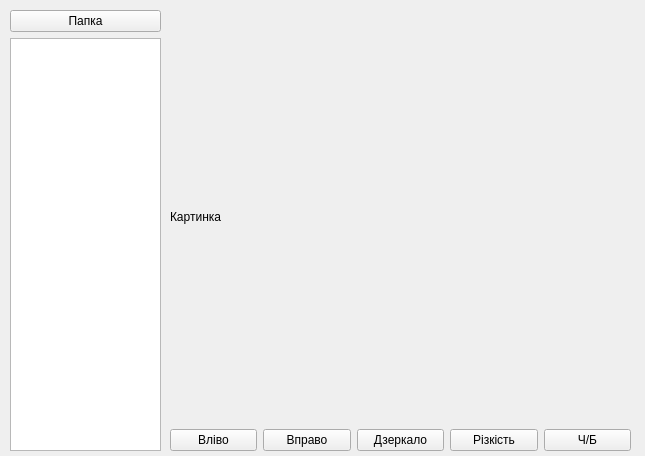
<?xml version="1.0" encoding="UTF-8"?>
<ui version="4.0">
 <class>mainWindow</class>
 <widget class="QWidget" name="mainWindow">
  <property name="windowModality">
   <enum>Qt::ApplicationModal</enum>
  </property>
  <property name="geometry">
   <rect>
    <x>0</x>
    <y>0</y>
    <width>645</width>
    <height>456</height>
   </rect>
  </property>
  <property name="sizePolicy">
   <sizepolicy hsizetype="Fixed" vsizetype="Fixed">
    <horstretch>0</horstretch>
    <verstretch>0</verstretch>
   </sizepolicy>
  </property>
  <property name="windowTitle">
   <string>East Editor</string>
  </property>
  <widget class="QWidget" name="verticalLayoutWidget">
   <property name="geometry">
    <rect>
     <x>10</x>
     <y>10</y>
     <width>151</width>
     <height>441</height>
    </rect>
   </property>
   <layout class="QVBoxLayout" name="photoListColumn">
    <item>
     <widget class="QPushButton" name="folderButton">
      <property name="text">
       <string>Папка</string>
      </property>
     </widget>
    </item>
    <item>
     <widget class="QListWidget" name="photoListWidget"/>
    </item>
   </layout>
  </widget>
  <widget class="QWidget" name="verticalLayoutWidget_2">
   <property name="geometry">
    <rect>
     <x>170</x>
     <y>10</y>
     <width>461</width>
     <height>441</height>
    </rect>
   </property>
   <layout class="QVBoxLayout" name="editorColumn">
    <item>
     <widget class="QLabel" name="photoLabel">
      <property name="sizePolicy">
       <sizepolicy hsizetype="Preferred" vsizetype="Expanding">
        <horstretch>0</horstretch>
        <verstretch>0</verstretch>
       </sizepolicy>
      </property>
      <property name="text">
       <string>Картинка</string>
      </property>
     </widget>
    </item>
    <item>
     <layout class="QHBoxLayout" name="horizontalLayout">
      <item>
       <widget class="QPushButton" name="leftButton">
        <property name="text">
         <string>Вліво</string>
        </property>
       </widget>
      </item>
      <item>
       <widget class="QPushButton" name="rightButton">
        <property name="text">
         <string>Вправо</string>
        </property>
       </widget>
      </item>
      <item>
       <widget class="QPushButton" name="mirrorButton">
        <property name="text">
         <string>Дзеркало</string>
        </property>
       </widget>
      </item>
      <item>
       <widget class="QPushButton" name="sharpnessButton">
        <property name="text">
         <string>Різкість</string>
        </property>
       </widget>
      </item>
      <item>
       <widget class="QPushButton" name="grayButton">
        <property name="text">
         <string>Ч/Б</string>
        </property>
       </widget>
      </item>
     </layout>
    </item>
   </layout>
  </widget>
 </widget>
 <resources/>
 <connections/>
</ui>
